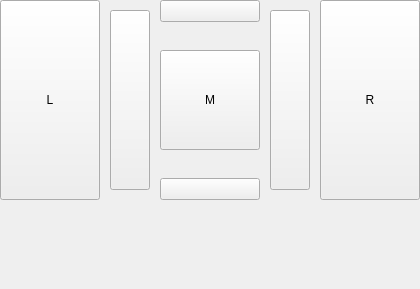
<?xml version="1.0" encoding="UTF-8"?>
<ui version="4.0">
 <class>Mouse</class>
 <widget class="QWidget" name="Mouse">
  <property name="geometry">
   <rect>
    <x>0</x>
    <y>0</y>
    <width>420</width>
    <height>289</height>
   </rect>
  </property>
  <property name="windowTitle">
   <string>Form</string>
  </property>
  <layout class="QVBoxLayout" name="verticalLayout" stretch="0,0">
   <property name="margin">
    <number>0</number>
   </property>
   <item>
    <widget class="QWidget" name="inner_widget" native="true">
     <property name="maximumSize">
      <size>
       <width>420</width>
       <height>200</height>
      </size>
     </property>
     <layout class="QHBoxLayout" name="main_layout">
      <property name="spacing">
       <number>10</number>
      </property>
      <property name="margin">
       <number>0</number>
      </property>
      <item>
       <widget class="QPushButton" name="lbutton">
        <property name="minimumSize">
         <size>
          <width>0</width>
          <height>200</height>
         </size>
        </property>
        <property name="maximumSize">
         <size>
          <width>100</width>
          <height>200</height>
         </size>
        </property>
        <property name="baseSize">
         <size>
          <width>0</width>
          <height>0</height>
         </size>
        </property>
        <property name="toolTip">
         <string>Left Mouse Button</string>
        </property>
        <property name="text">
         <string>L</string>
        </property>
       </widget>
      </item>
      <item>
       <widget class="QPushButton" name="wheelleft">
        <property name="maximumSize">
         <size>
          <width>40</width>
          <height>180</height>
         </size>
        </property>
        <property name="toolTip">
         <string>Wheel Left</string>
        </property>
        <property name="text">
         <string/>
        </property>
       </widget>
      </item>
      <item>
       <layout class="QVBoxLayout" name="middle_layout">
        <property name="spacing">
         <number>10</number>
        </property>
        <item alignment="Qt::AlignTop">
         <widget class="QPushButton" name="wheelup">
          <property name="maximumSize">
           <size>
            <width>100</width>
            <height>40</height>
           </size>
          </property>
          <property name="toolTip">
           <string>Wheel Up</string>
          </property>
          <property name="text">
           <string/>
          </property>
         </widget>
        </item>
        <item alignment="Qt::AlignVCenter">
         <widget class="QPushButton" name="mbutton">
          <property name="minimumSize">
           <size>
            <width>0</width>
            <height>100</height>
           </size>
          </property>
          <property name="maximumSize">
           <size>
            <width>100</width>
            <height>16777215</height>
           </size>
          </property>
          <property name="toolTip">
           <string>Middle Mouse Button</string>
          </property>
          <property name="text">
           <string>M</string>
          </property>
         </widget>
        </item>
        <item alignment="Qt::AlignBottom">
         <widget class="QPushButton" name="wheeldown">
          <property name="maximumSize">
           <size>
            <width>100</width>
            <height>40</height>
           </size>
          </property>
          <property name="toolTip">
           <string>Wheel Down</string>
          </property>
          <property name="text">
           <string/>
          </property>
         </widget>
        </item>
       </layout>
      </item>
      <item>
       <widget class="QPushButton" name="wheelright">
        <property name="maximumSize">
         <size>
          <width>40</width>
          <height>180</height>
         </size>
        </property>
        <property name="toolTip">
         <string>Wheel Right</string>
        </property>
        <property name="text">
         <string/>
        </property>
       </widget>
      </item>
      <item>
       <widget class="QPushButton" name="rbutton">
        <property name="minimumSize">
         <size>
          <width>0</width>
          <height>200</height>
         </size>
        </property>
        <property name="maximumSize">
         <size>
          <width>100</width>
          <height>200</height>
         </size>
        </property>
        <property name="toolTip">
         <string>Right Mouse Button</string>
        </property>
        <property name="text">
         <string>R</string>
        </property>
       </widget>
      </item>
     </layout>
    </widget>
   </item>
   <item>
    <widget class="QWidget" name="_mouse_body" native="true"/>
   </item>
  </layout>
 </widget>
 <resources/>
 <connections/>
</ui>
